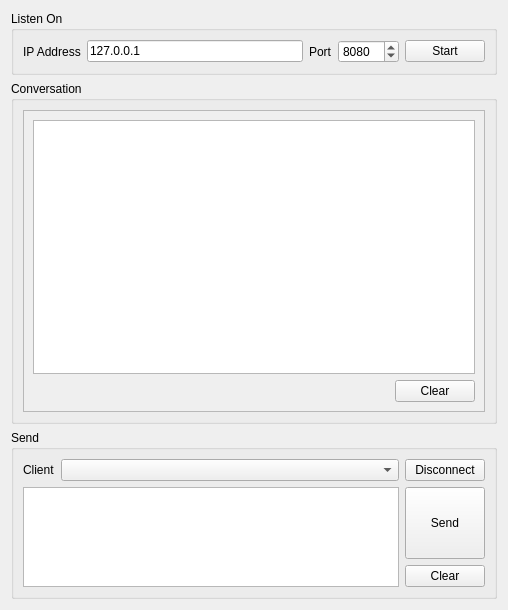
<?xml version="1.0" encoding="UTF-8"?>
<ui version="4.0">
 <class>TcpServerWidget</class>
 <widget class="QWidget" name="TcpServerWidget">
  <property name="geometry">
   <rect>
    <x>0</x>
    <y>0</y>
    <width>508</width>
    <height>610</height>
   </rect>
  </property>
  <property name="windowTitle">
   <string>TcpServer</string>
  </property>
  <layout class="QGridLayout" name="gridLayout_2">
   <item row="0" column="0">
    <widget class="QGroupBox" name="listenOnGroupBox">
     <property name="title">
      <string>Listen On</string>
     </property>
     <layout class="QGridLayout" name="gridLayout">
      <item row="0" column="0">
       <layout class="QHBoxLayout" name="horizontalLayout">
        <item>
         <widget class="QLabel" name="label">
          <property name="text">
           <string>IP Address</string>
          </property>
         </widget>
        </item>
        <item>
         <widget class="QLineEdit" name="ipAddressLineEdit">
          <property name="text">
           <string>127.0.0.1</string>
          </property>
         </widget>
        </item>
        <item>
         <widget class="QLabel" name="label_2">
          <property name="text">
           <string>Port</string>
          </property>
         </widget>
        </item>
        <item>
         <widget class="QSpinBox" name="portSpinBox">
          <property name="maximum">
           <number>65536</number>
          </property>
          <property name="value">
           <number>8080</number>
          </property>
         </widget>
        </item>
       </layout>
      </item>
      <item row="0" column="1">
       <widget class="QPushButton" name="actionPushButton">
        <property name="text">
         <string>Start</string>
        </property>
       </widget>
      </item>
     </layout>
    </widget>
   </item>
   <item row="1" column="0">
    <widget class="QGroupBox" name="groupBox">
     <property name="title">
      <string>Conversation</string>
     </property>
     <layout class="QGridLayout" name="gridLayout_3">
      <item row="0" column="2">
       <widget class="QScrollArea" name="scrollArea">
        <property name="widgetResizable">
         <bool>true</bool>
        </property>
        <widget class="QWidget" name="scrollAreaWidgetContents">
         <property name="geometry">
          <rect>
           <x>0</x>
           <y>0</y>
           <width>460</width>
           <height>274</height>
          </rect>
         </property>
         <layout class="QGridLayout" name="gridLayout_4">
          <item row="0" column="0">
           <widget class="QTextEdit" name="conversationTextEdit"/>
          </item>
          <item row="1" column="0">
           <layout class="QHBoxLayout" name="horizontalLayout_3">
            <item>
             <spacer name="horizontalSpacer_2">
              <property name="orientation">
               <enum>Qt::Horizontal</enum>
              </property>
              <property name="sizeHint" stdset="0">
               <size>
                <width>40</width>
                <height>20</height>
               </size>
              </property>
             </spacer>
            </item>
            <item>
             <widget class="QPushButton" name="clearConversationPushButton">
              <property name="text">
               <string>Clear</string>
              </property>
             </widget>
            </item>
           </layout>
          </item>
         </layout>
        </widget>
       </widget>
      </item>
     </layout>
    </widget>
   </item>
   <item row="2" column="0">
    <widget class="QGroupBox" name="groupBox_2">
     <property name="title">
      <string>Send</string>
     </property>
     <layout class="QGridLayout" name="gridLayout_6">
      <item row="0" column="0">
       <layout class="QHBoxLayout" name="horizontalLayout_2">
        <item>
         <widget class="QLabel" name="label_3">
          <property name="sizePolicy">
           <sizepolicy hsizetype="Minimum" vsizetype="Preferred">
            <horstretch>0</horstretch>
            <verstretch>0</verstretch>
           </sizepolicy>
          </property>
          <property name="text">
           <string>Client</string>
          </property>
         </widget>
        </item>
        <item>
         <widget class="QComboBox" name="clientListComboBox">
          <property name="sizePolicy">
           <sizepolicy hsizetype="Expanding" vsizetype="Fixed">
            <horstretch>0</horstretch>
            <verstretch>0</verstretch>
           </sizepolicy>
          </property>
          <property name="minimumSize">
           <size>
            <width>0</width>
            <height>0</height>
           </size>
          </property>
          <property name="maxVisibleItems">
           <number>30</number>
          </property>
         </widget>
        </item>
        <item>
         <widget class="QPushButton" name="disconnectPushButton">
          <property name="text">
           <string>Disconnect</string>
          </property>
         </widget>
        </item>
       </layout>
      </item>
      <item row="1" column="0">
       <layout class="QGridLayout" name="gridLayout_5">
        <item row="0" column="0">
         <widget class="QTextEdit" name="sendTextEdit">
          <property name="sizePolicy">
           <sizepolicy hsizetype="Expanding" vsizetype="Fixed">
            <horstretch>0</horstretch>
            <verstretch>0</verstretch>
           </sizepolicy>
          </property>
          <property name="minimumSize">
           <size>
            <width>0</width>
            <height>50</height>
           </size>
          </property>
          <property name="maximumSize">
           <size>
            <width>16777215</width>
            <height>100</height>
           </size>
          </property>
         </widget>
        </item>
        <item row="0" column="1">
         <layout class="QVBoxLayout" name="verticalLayout">
          <item>
           <widget class="QPushButton" name="sendPushButton">
            <property name="sizePolicy">
             <sizepolicy hsizetype="Minimum" vsizetype="Preferred">
              <horstretch>0</horstretch>
              <verstretch>0</verstretch>
             </sizepolicy>
            </property>
            <property name="text">
             <string>Send</string>
            </property>
           </widget>
          </item>
          <item>
           <widget class="QPushButton" name="clearSendPushButton">
            <property name="text">
             <string>Clear</string>
            </property>
           </widget>
          </item>
         </layout>
        </item>
       </layout>
      </item>
     </layout>
    </widget>
   </item>
  </layout>
 </widget>
 <resources/>
 <connections/>
</ui>
